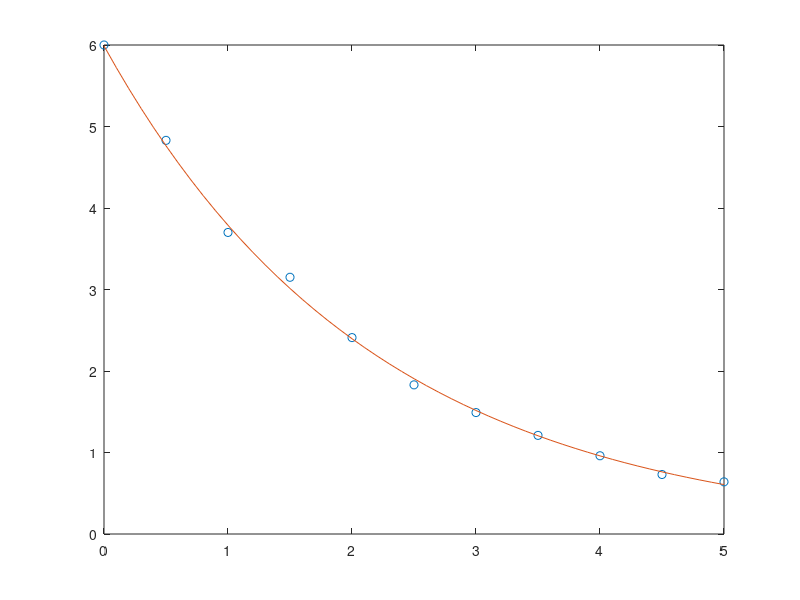

This figure's MATLAB source:
x=[0:0.5:5]
y=[6 4.83 3.70 3.15 2.41 1.83 1.49 1.21 0.96 0.73 0.64]
p=polyfit(x, log(y),1)
a=p(1)
b=exp(p(2))
xm=[x(1):0.1:x(end)]
ym=b*exp(a*xm)
plot(x,y,'o',xm,ym)
